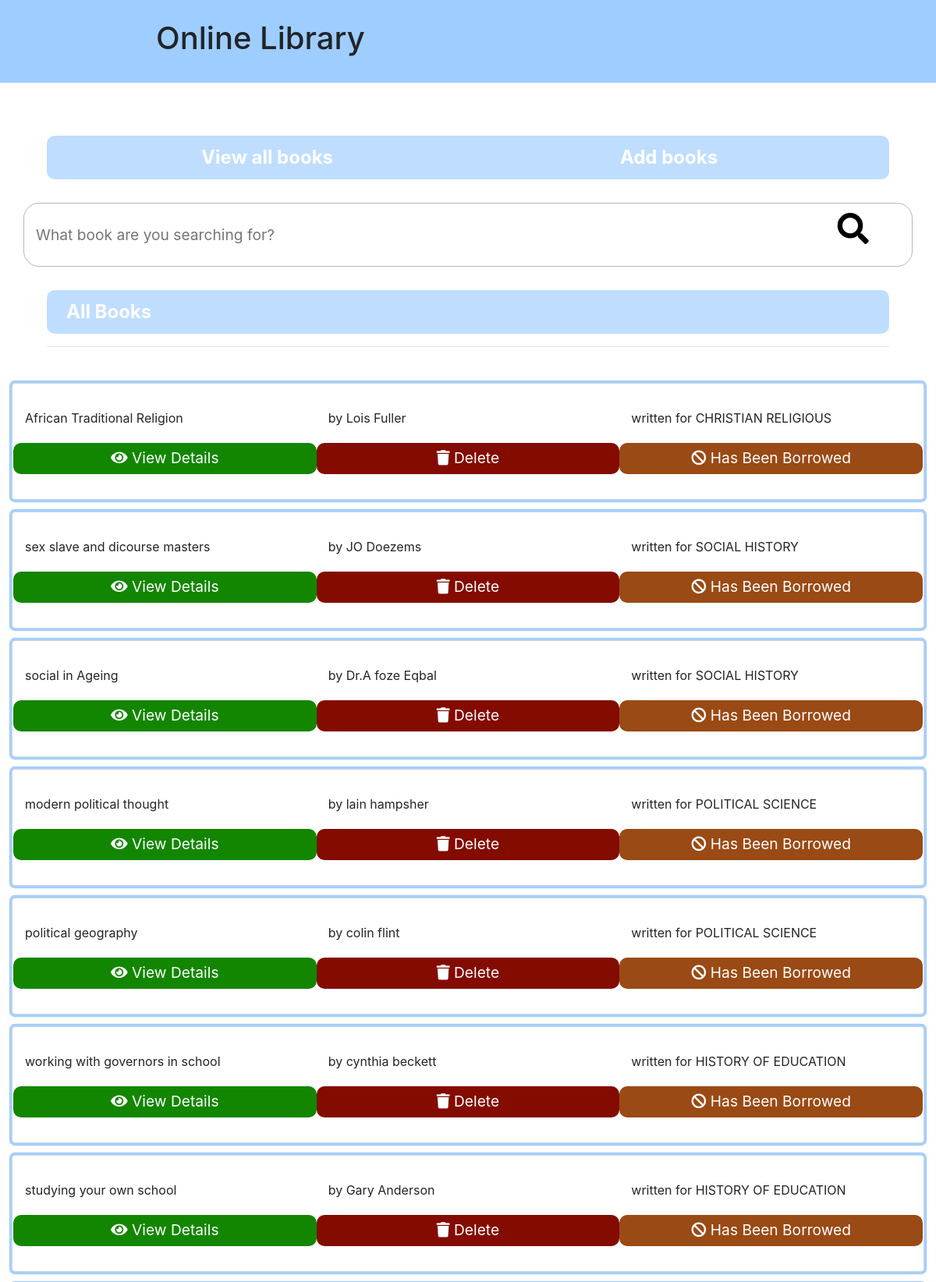
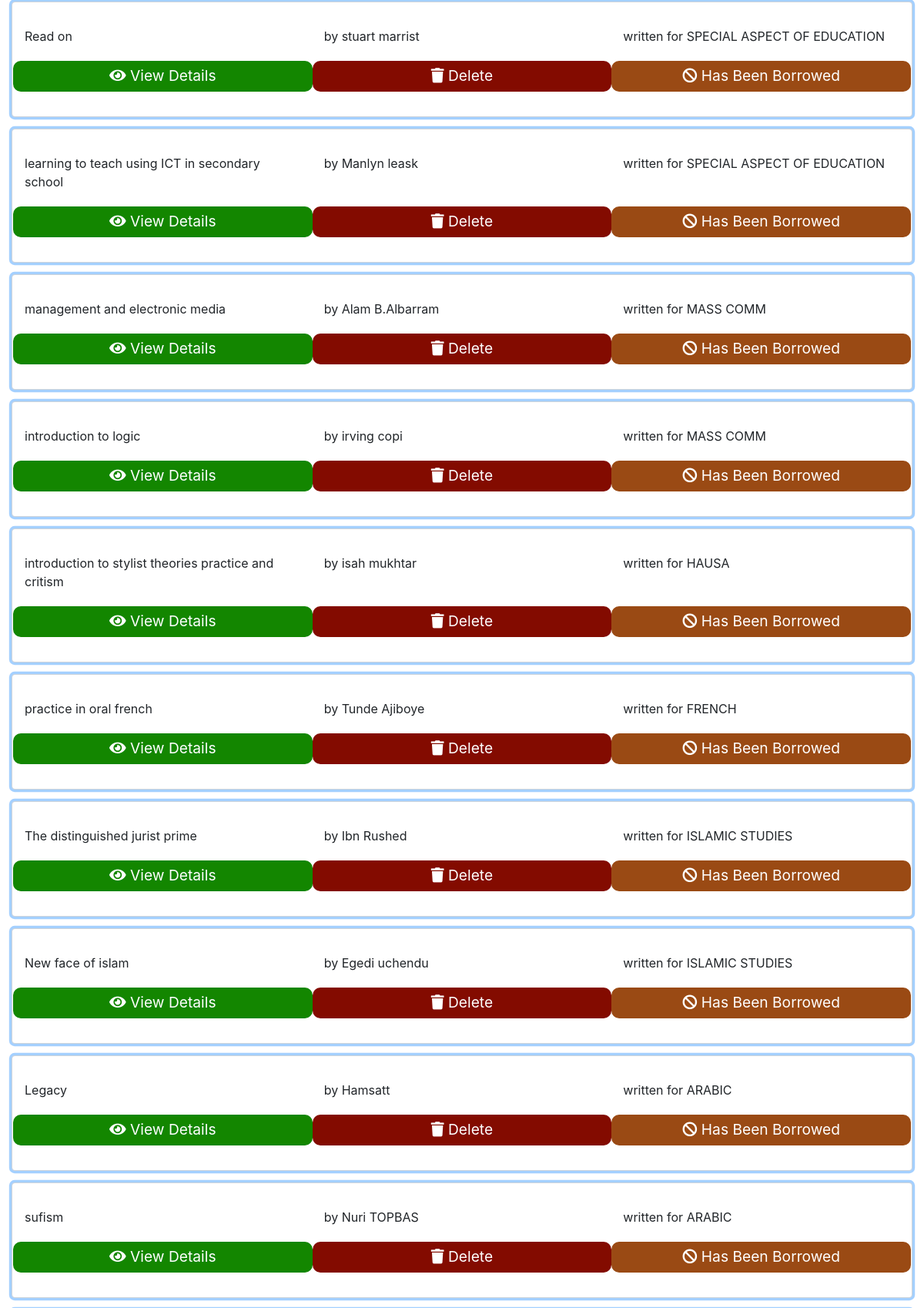
/admin/all_books.php (signed in, upper part), run on the app's committed database (2 pictures, top to bottom).
### tables this page shows
CREATE TABLE `books` (
  `id` int(255) NOT NULL,
  `image_url` varchar(1000) NOT NULL,
  `name` varchar(200) NOT NULL,
  `author` varchar(255) NOT NULL,
  `publication_year` varchar(50) NOT NULL,
  `books_isbn` varchar(100) NOT NULL,
  `shelf_number` varchar(10) NOT NULL,
  `department_id` int(255) NOT NULL,
  `admin_id` int(255) NOT NULL,
  `borrowed_out` text NOT NULL,
  `date` varchar(15) NOT NULL
);

CREATE TABLE `departments` (
  `id` int(255) NOT NULL,
  `name` varchar(255) NOT NULL
);

### admin/all_books.php (the view, shortened to what this page needs)
<?php include("./inc/header.php")?>
<?php include("./inc/header2.php")?>
<div class="">
    <div class="container">
            <div class="row">
                <form class = "homepage_search_form" method = "GET" action = "search_results.php">
                    <input name = "search_query" type = "text" placeholder = "What book are you searching for?" class = "col-11">
                    <button class = "fa fa-search search_submit_button col-1"></button>
                </form>
            </div>
        </div>
    <div class="container">
        <div class = "row">
            <div class="dept_specific_books_head">
                <div >
                    <?php
                        include("inc/conn.php");
                        echo "All Books";
                    ?>
                </div>
                <hr>
            </div>
            <div class="dept_specific_books_body">
                <?php
                    $sql_get_books = "SELECT * FROM books ORDER BY id DESC";
                    $query_get_books = mysqli_query($conn, $sql_get_books);
                    $number_of_books = mysqli_num_rows($query_get_books);
                    if($number_of_books <= 0):
                        echo "<div style = 'text-align: center;'><h3 class = 'text-danger'>Sorry, no books in our database at the moment.</h3></div>";
                    else:
                        while($fetch_get_books = mysqli_fetch_assoc($query_get_books)):
                ?>
                    <div class = "book_page_links">
                        <div class="row">
                            <div class = "book_data_row">
                            <div class="row">
                                    <div class="col-md-4">
                                        <?php echo $fetch_get_books['name']?>
                                    </div>
                                    <div class="col-md-4">
                                        <?php echo "by ".$fetch_get_books['author']?>
                                    </div>
                                    <div class="col-md-4">
                                        <?php
                                            $sql_get_department = "SELECT name FROM departments WHERE id = '".$fetch_get_books['department_id']."'";
                                            $query_get_department = mysqli_query($conn, $sql_get_department);
                                            $fetch_get_department = mysqli_fetch_assoc($query_get_department);
                                            echo "written for ".$fetch_get_department['name'];
                                        ?>
                                    </div>
                                </div>
                                <div class="row text-center books_option">
                                    <div class="col-md-4 details">
                                        <a href="bookpage.php?book_id=<?php echo $fetch_get_books['id']?>">
                                            <span class="fa fa-eye"></span>&nbsp;View Details
                                        </a>
                                    </div>
                                    <div class="col-md-4 delete">
                                        <a href="delete.php?book_id=<?php echo $fetch_get_books['id']?>">
                                            <span class="fa fa-trash"></span>&nbsp;Delete
                                        </a>
                                    </div>
                                    <?php
                                        if($fetch_get_books['borrowed_out'] == '0'):
                                    ?>
                                        <div class="col-md-4 been_borrowed">
                                            <a href="borrowed_out.php?book_id=<?php echo $fetch_get_books['id']?>&borrowed_out=<?php echo $fetch_get_books['borrowed_out']?>">
                                                <span class="fa fa-ban"></span>&nbsp;Has Been Borrowed
                                            </a>
                                        </div>
                                    <?php
                                        endif;
                                    ?>
                                </div>
                            </div>
                        </div>
                    </div>
                <?php
                        endwhile;
                    endif;
                ?>
            </div>
        </div>
    </div>
</div>
<?php include("./inc/footer.php")?>

### admin/assets/css/custom.css (style rules this page uses)
.search_submit_button { background: none; border: hidden; color: inherit; font-size: 100%; text-align: left; margin-left: -20px; }
.homepage_search_form { width : 100%; background-color: #fff; border-radius: 20px; border: 1px solid rgb(184, 181, 181); }
.homepage_search_form > input[type="text"] { width : 95%; height : 80px; background: none; border: none; font-size: 120%; }
.homepage_search_form > button { color: black; font-size: 250%; }
.dept_specific_books_head { padding: 30px; width: 100%; }
.dept_specific_books_head>div { background-color: rgba(0, 123, 255, 0.25); border-radius: 10px; padding: 10px 25px 10px 25px; font-size: 150%; font-weight: bold; color: #fff; }
.dept_specific_books_body { min-height: 700px; width: 100%; }
.book_data_row { background-color: #fff; box-shadow: 0 0 0 0.2rem rgba(0, 123, 255, 0.356); width: 100%; margin-bottom: 15px; padding: 2rem 1rem; background-clip: padding-box; border: 1px solid #ced4da; border-radius: 0.25rem; }
.book_page_links { text-decoration: none; color: inherit; }
.books_option { height: 40px; margin-top: 20px }
.books_option>div { vertical-align: middle; padding-top: 5px; border-radius: 10px; }
.books_option a { font-size: 120%; font-family: inherit; color: #fff; height: inherit; width: inherit; }
.books_option>.delete { background-color: #830b00; }
.books_option>.been_borrowed { background-color: #9a4a14; }
.books_option>.details { background-color: #138600; }

### data on the page
books: name "African Traditional Religion", author "Lois Fuller", department.name "CHRISTIAN RELIGIOUS"
books: name "sex slave and dicourse masters", author "JO Doezems", department.name "SOCIAL HISTORY"
books: name "social in Ageing", author "Dr.A foze Eqbal", department.name "SOCIAL HISTORY"
books: name "modern political thought", author "lain hampsher", department.name "POLITICAL SCIENCE"
books: name "political geography", author "colin flint", department.name "POLITICAL SCIENCE"
books: name "working with governors in school", author "cynthia beckett", department.name "HISTORY OF EDUCATION"
books: name "studying your own school", author "Gary Anderson", department.name "HISTORY OF EDUCATION"
books: name "Read on", author "stuart marrist", department.name "SPECIAL ASPECT OF EDUCATION"
books: name "learning to teach using ICT in secondary school", author "Manlyn leask", department.name "SPECIAL ASPECT OF EDUCATION"
books: name "management and electronic media", author "Alam B.Albarram", department.name "MASS COMM"
books: name "introduction to logic", author "irving copi", department.name "MASS COMM"
books: name "introduction to stylist theories practice and critism", author "isah mukhtar", department.name "HAUSA"
books: name "practice in oral french", author "Tunde Ajiboye", department.name "FRENCH"
books: name "The distinguished jurist prime", author "Ibn Rushed", department.name "ISLAMIC STUDIES"
books: name "New face of islam", author "Egedi uchendu", department.name "ISLAMIC STUDIES"
books: name "Legacy", author "Hamsatt", department.name "ARABIC"
books: name "sufism", author "Nuri TOPBAS", department.name "ARABIC"
